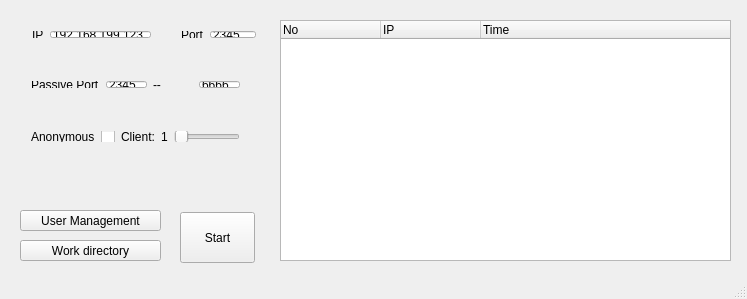
<?xml version="1.0" encoding="UTF-8"?>
<ui version="4.0">
 <class>ftpServer</class>
 <widget class="QMainWindow" name="ftpServer">
  <property name="geometry">
   <rect>
    <x>0</x>
    <y>0</y>
    <width>747</width>
    <height>299</height>
   </rect>
  </property>
  <property name="windowTitle">
   <string>ftpServer</string>
  </property>
  <widget class="QWidget" name="centralWidget">
   <widget class="QPushButton" name="startButton">
    <property name="geometry">
     <rect>
      <x>180</x>
      <y>212</y>
      <width>75</width>
      <height>51</height>
     </rect>
    </property>
    <property name="text">
     <string>Start</string>
    </property>
   </widget>
   <widget class="QPushButton" name="dirButton">
    <property name="geometry">
     <rect>
      <x>20</x>
      <y>240</y>
      <width>141</width>
      <height>21</height>
     </rect>
    </property>
    <property name="text">
     <string>Work directory</string>
    </property>
   </widget>
   <widget class="QTreeWidget" name="infoTree">
    <property name="geometry">
     <rect>
      <x>280</x>
      <y>20</y>
      <width>451</width>
      <height>241</height>
     </rect>
    </property>
    <property name="columnCount">
     <number>3</number>
    </property>
    <attribute name="headerCascadingSectionResizes">
     <bool>false</bool>
    </attribute>
    <column>
     <property name="text">
      <string>No</string>
     </property>
    </column>
    <column>
     <property name="text">
      <string>IP</string>
     </property>
    </column>
    <column>
     <property name="text">
      <string>Time</string>
     </property>
    </column>
   </widget>
   <widget class="QPushButton" name="userButton">
    <property name="geometry">
     <rect>
      <x>20</x>
      <y>210</y>
      <width>141</width>
      <height>21</height>
     </rect>
    </property>
    <property name="text">
     <string>User Management</string>
    </property>
   </widget>
   <widget class="QWidget" name="layoutWidget">
    <property name="geometry">
     <rect>
      <x>20</x>
      <y>70</y>
      <width>231</width>
      <height>29</height>
     </rect>
    </property>
    <layout class="QHBoxLayout" name="horizontalLayout_2" stretch="1,1,1,1">
     <item>
      <widget class="QLabel" name="label_3">
       <property name="layoutDirection">
        <enum>Qt::LeftToRight</enum>
       </property>
       <property name="text">
        <string>Passive Port</string>
       </property>
      </widget>
     </item>
     <item>
      <widget class="QLineEdit" name="pasvDown">
       <property name="text">
        <string>2345</string>
       </property>
      </widget>
     </item>
     <item>
      <widget class="QLabel" name="label_5">
       <property name="text">
        <string>--</string>
       </property>
      </widget>
     </item>
     <item>
      <widget class="QLineEdit" name="pasvUp">
       <property name="text">
        <string>6666</string>
       </property>
      </widget>
     </item>
    </layout>
   </widget>
   <widget class="QWidget" name="layoutWidget">
    <property name="geometry">
     <rect>
      <x>21</x>
      <y>20</y>
      <width>141</width>
      <height>29</height>
     </rect>
    </property>
    <layout class="QHBoxLayout" name="horizontalLayout_3">
     <item>
      <widget class="QLabel" name="label">
       <property name="text">
        <string>IP</string>
       </property>
      </widget>
     </item>
     <item>
      <widget class="QLineEdit" name="ipEdit">
       <property name="text">
        <string>192.168.199.123</string>
       </property>
      </widget>
     </item>
    </layout>
   </widget>
   <widget class="QWidget" name="layoutWidget">
    <property name="geometry">
     <rect>
      <x>170</x>
      <y>20</y>
      <width>97</width>
      <height>29</height>
     </rect>
    </property>
    <layout class="QHBoxLayout" name="horizontalLayout_4">
     <item>
      <widget class="QLabel" name="label_2">
       <property name="text">
        <string>Port</string>
       </property>
      </widget>
     </item>
     <item>
      <widget class="QLineEdit" name="portEdit">
       <property name="text">
        <string>2345</string>
       </property>
       <property name="echoMode">
        <enum>QLineEdit::Normal</enum>
       </property>
      </widget>
     </item>
    </layout>
   </widget>
   <widget class="QWidget" name="layoutWidget">
    <property name="geometry">
     <rect>
      <x>20</x>
      <y>120</y>
      <width>231</width>
      <height>33</height>
     </rect>
    </property>
    <layout class="QHBoxLayout" name="horizontalLayout_5">
     <item>
      <widget class="QLabel" name="label_9">
       <property name="text">
        <string>Anonymous</string>
       </property>
      </widget>
     </item>
     <item>
      <widget class="QCheckBox" name="allowAnony">
       <property name="text">
        <string/>
       </property>
       <property name="checked">
        <bool>false</bool>
       </property>
      </widget>
     </item>
     <item>
      <layout class="QHBoxLayout" name="horizontalLayout">
       <item>
        <widget class="QLabel" name="label_6">
         <property name="text">
          <string>Client:</string>
         </property>
        </widget>
       </item>
       <item>
        <widget class="QLabel" name="maxNum">
         <property name="text">
          <string>1</string>
         </property>
        </widget>
       </item>
       <item>
        <widget class="QSlider" name="maxClientSlide">
         <property name="minimum">
          <number>1</number>
         </property>
         <property name="maximum">
          <number>10</number>
         </property>
         <property name="orientation">
          <enum>Qt::Horizontal</enum>
         </property>
        </widget>
       </item>
      </layout>
     </item>
    </layout>
   </widget>
   <zorder>layoutWidget</zorder>
   <zorder>layoutWidget</zorder>
   <zorder>layoutWidget</zorder>
   <zorder>layoutWidget</zorder>
   <zorder>startButton</zorder>
   <zorder>dirButton</zorder>
   <zorder>infoTree</zorder>
   <zorder>userButton</zorder>
  </widget>
  <widget class="QStatusBar" name="statusBar"/>
 </widget>
 <layoutdefault spacing="6" margin="11"/>
 <resources/>
 <connections/>
</ui>
